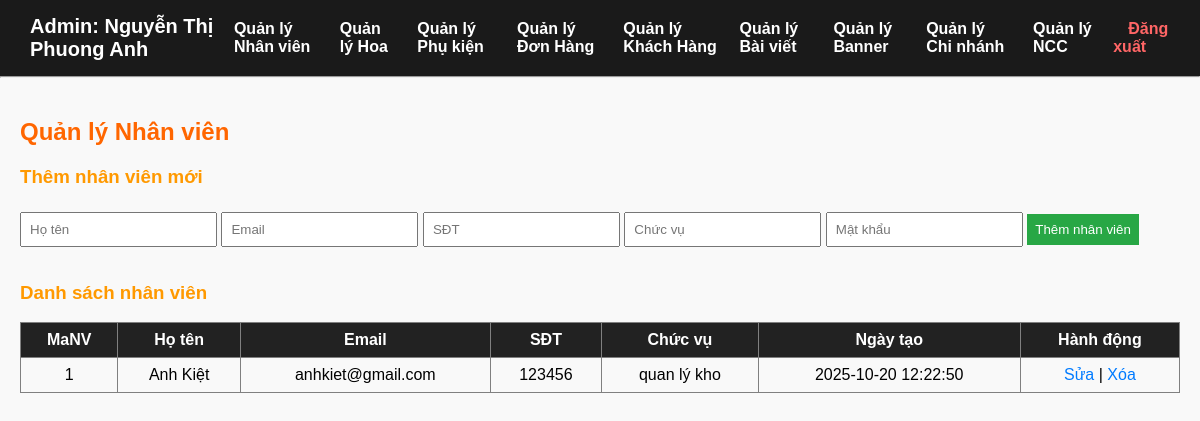
Page /admin/QLNHANVIEN/ql_nhanvien.php (signed in) on the committed database.
### tables this page shows
CREATE TABLE `nhanvien` (
  `MaNV` int(11) NOT NULL,
  `HoTen` varchar(100) DEFAULT NULL,
  `Email` varchar(100) DEFAULT NULL,
  `SDT` varchar(15) DEFAULT NULL,
  `MatKhau` varchar(255) DEFAULT NULL,
  `ChucVu` varchar(50) DEFAULT NULL,
  `NgayTao` datetime DEFAULT current_timestamp()
);

### admin/QLNHANVIEN/ql_nhanvien.php (the view, shortened to what this page needs)
<?php
include_once('../../config/db.php');
include_once('../header_admin.php');
$sql_nv = "SELECT MaNV, HoTen, Email, SDT, ChucVu, NgayTao FROM NhanVien ORDER BY MaNV DESC";
$res_nv = mysqli_query($conn, $sql_nv);
?>
<div class="admin-container">
    <h2>Quản lý Nhân viên</h2>
    <h3>Thêm nhân viên mới</h3>
    <form method="POST" style="margin-bottom:30px;">
        <input type="text" name="hoten" placeholder="Họ tên" required>
        <input type="email" name="email" placeholder="Email" required>
        <input type="text" name="sdt" placeholder="SĐT">
        <input type="text" name="chucvu" placeholder="Chức vụ">
        <input type="password" name="matkhau" placeholder="Mật khẩu" required>
        <button type="submit" name="add_nv">Thêm nhân viên</button>
    </form>
    <h3>Danh sách nhân viên</h3>
    <table border="1" cellpadding="8" cellspacing="0">
        <tr>
            <th>MaNV</th>
            <th>Họ tên</th>
            <th>Email</th>
            <th>SĐT</th>
            <th>Chức vụ</th>
            <th>Ngày tạo</th>
            <th>Hành động</th>
        </tr>
        <?php
        if($res_nv && mysqli_num_rows($res_nv) > 0){
            while($nv = mysqli_fetch_assoc($res_nv)){
                echo "<tr>";
                echo "<td>{$nv['MaNV']}</td>";
                echo "<td>".htmlspecialchars($nv['HoTen'])."</td>";
                echo "<td>".htmlspecialchars($nv['Email'])."</td>";
                echo "<td>".htmlspecialchars($nv['SDT'])."</td>";
                echo "<td>".htmlspecialchars($nv['ChucVu'])."</td>";
                echo "<td>{$nv['NgayTao']}</td>";
                echo "<td>
                        <a href='edit_nv.php?ma={$nv['MaNV']}'>Sửa</a> |
                        <a href='ql_nhanvien.php?del={$nv['MaNV']}' onclick='return confirm(\"Bạn có chắc muốn xóa?\")'>Xóa</a>
                      </td>";
                echo "</tr>";
            }
        } else {
            echo "<tr><td colspan='7'>Chưa có nhân viên nào.</td></tr>";
        }
        ?>
    </table>
</div>

### admin/header_admin.php (style rules this page uses)
body { font-family: Arial; margin:0; padding:0; background:#f9f9f9; }

### admin/QLNHANVIEN/ql_nhanvien.php (style rules this page uses)
.admin-container { padding:20px; }
.admin-container h2 { color:#ff6600; margin-bottom:20px; }
.admin-container h3 { color:#ff9900; margin-top:20px; }
.admin-container input, .admin-container button { padding:8px; margin:5px 0; }
.admin-container button { background:#28a745; color:#fff; border:none; cursor:pointer; }
.admin-container table { width:100%; margin-top:15px; border-collapse:collapse; }
.admin-container th { background:#222; color:#fff; }
.admin-container td { text-align:center; }
.admin-container a { color:#007bff; text-decoration:none; }

### rows in the picture
nhanvien: MaNV "1", HoTen "Anh Kiệt", Email "anhkiet@gmail.com", SDT "123456", ChucVu "quan lý kho", NgayTao "2025-10-20 12:22:50"

### other values in the picture
$_SESSION['AdminHoTen'] "Nguyễn Thị Phuong Anh"
